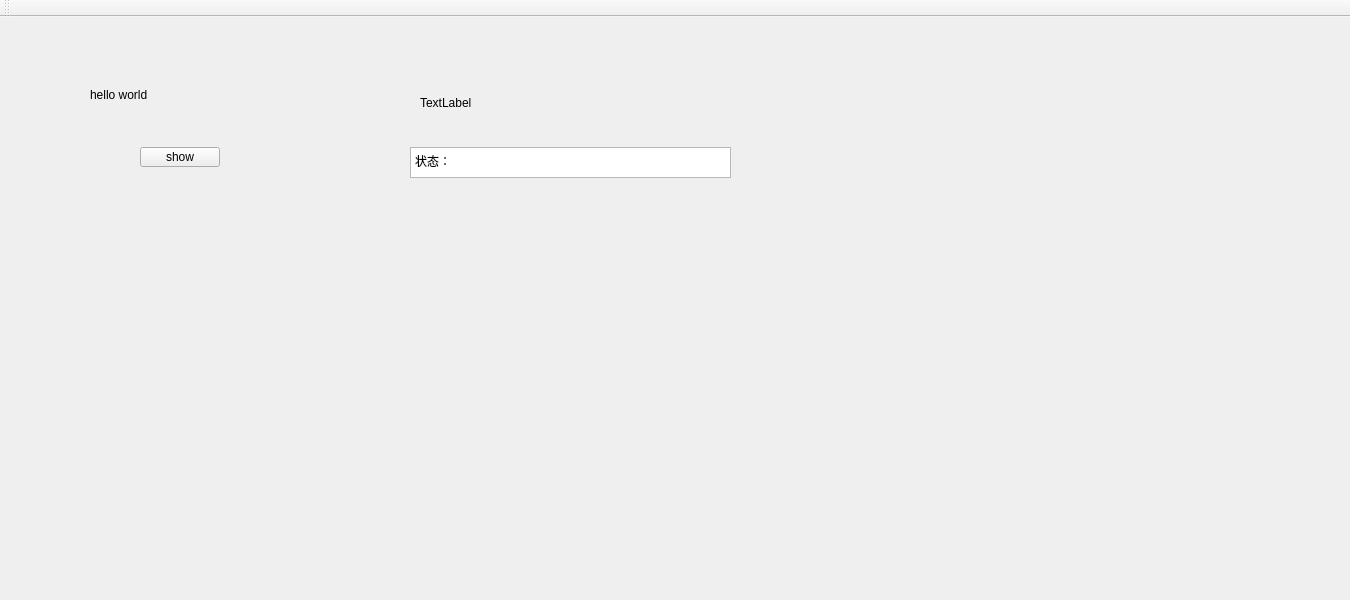
<?xml version="1.0" encoding="UTF-8"?>
<ui version="4.0">
 <class>MainWindow</class>
 <widget class="QMainWindow" name="MainWindow">
  <property name="geometry">
   <rect>
    <x>0</x>
    <y>0</y>
    <width>1350</width>
    <height>600</height>
   </rect>
  </property>
  <property name="windowTitle">
   <string>MainWindow</string>
  </property>
  <widget class="QWidget" name="centralwidget">
   <widget class="QTextBrowser" name="textBrowser">
    <property name="geometry">
     <rect>
      <x>410</x>
      <y>130</y>
      <width>321</width>
      <height>31</height>
     </rect>
    </property>
    <property name="html">
     <string>&lt;!DOCTYPE HTML PUBLIC &quot;-//W3C//DTD HTML 4.0//EN&quot; &quot;http://www.w3.org/TR/REC-html40/strict.dtd&quot;&gt;
&lt;html&gt;&lt;head&gt;&lt;meta name=&quot;qrichtext&quot; content=&quot;1&quot; /&gt;&lt;style type=&quot;text/css&quot;&gt;
p, li { white-space: pre-wrap; }
&lt;/style&gt;&lt;/head&gt;&lt;body style=&quot; font-family:'SimSun'; font-size:9pt; font-weight:400; font-style:normal;&quot;&gt;
&lt;p style=&quot; margin-top:0px; margin-bottom:0px; margin-left:0px; margin-right:0px; -qt-block-indent:0; text-indent:0px;&quot;&gt;状态：&lt;/p&gt;&lt;/body&gt;&lt;/html&gt;</string>
    </property>
   </widget>
   <widget class="QLabel" name="label">
    <property name="geometry">
     <rect>
      <x>90</x>
      <y>70</y>
      <width>101</width>
      <height>16</height>
     </rect>
    </property>
    <property name="text">
     <string>hello world</string>
    </property>
   </widget>
   <widget class="QPushButton" name="showBtn">
    <property name="geometry">
     <rect>
      <x>140</x>
      <y>130</y>
      <width>80</width>
      <height>20</height>
     </rect>
    </property>
    <property name="text">
     <string>show</string>
    </property>
   </widget>
   <widget class="QLabel" name="label_2">
    <property name="geometry">
     <rect>
      <x>420</x>
      <y>80</y>
      <width>54</width>
      <height>12</height>
     </rect>
    </property>
    <property name="text">
     <string>TextLabel</string>
    </property>
   </widget>
   <widget class="QWidget" name="gridLayoutWidget">
    <property name="geometry">
     <rect>
      <x>650</x>
      <y>350</y>
      <width>160</width>
      <height>80</height>
     </rect>
    </property>
    <layout class="QGridLayout" name="gridLayout" rowstretch="0"/>
   </widget>
  </widget>
  <widget class="QMenuBar" name="menubar">
   <property name="geometry">
    <rect>
     <x>0</x>
     <y>0</y>
     <width>1350</width>
     <height>21</height>
    </rect>
   </property>
  </widget>
  <widget class="QToolBar" name="toolBar">
   <property name="windowTitle">
    <string>toolBar</string>
   </property>
   <attribute name="toolBarArea">
    <enum>TopToolBarArea</enum>
   </attribute>
   <attribute name="toolBarBreak">
    <bool>false</bool>
   </attribute>
  </widget>
 </widget>
 <resources/>
 <connections/>
</ui>
